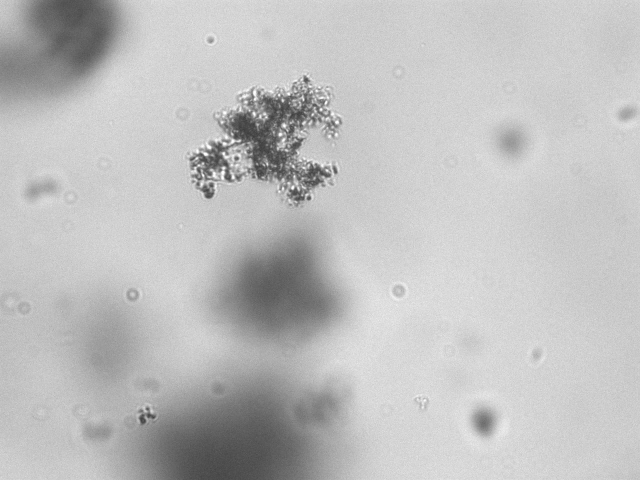
#> input picture legacy/openCV/flocs/Image 32381.jpg, 1280 x 960 px, found by its file name (shown at 1/2 size)
$ python edgeRemoval.py
#> lines starting #> are read from the running program, lines starting #| are printed output that depends on the picture; after the words box and inside, x2 and y2 are one past the last pixel; in counts of white or black regions, pixels touching at a corner belong together
import cv2
import numpy as np
from matplotlib import pyplot as plt

'''
height, width = img.shape()

#Edges matrix to create mask
edges = cv2.Canny(closed, 130, 200)

mask = np.pad(edges, pad_width=1, mode="constant", constant_values=0)

#Top
for i in range width:
    if img(0,i) == 255:
        img_Out = cv2.floodFill(img, mask, (x,y), 0)

#Bottom

#Left

#Right
'''

img = cv2.imread('../images/flocs/Image 32381.jpg',0)
#> img is the input picture: shape (960, 1280); min 53, max 255, mean 190.6
# on the left border
#img = cv2.imread('../images/flocs/Image 32406.jpg',0)

blur1 = cv2.bilateralFilter(img,5,10,10)
blur2 = cv2.GaussianBlur(img, (5,5), 10)

t1=cv2.adaptiveThreshold(blur1, 255, cv2.ADAPTIVE_THRESH_GAUSSIAN_C,cv2.THRESH_BINARY_INV,9,7)
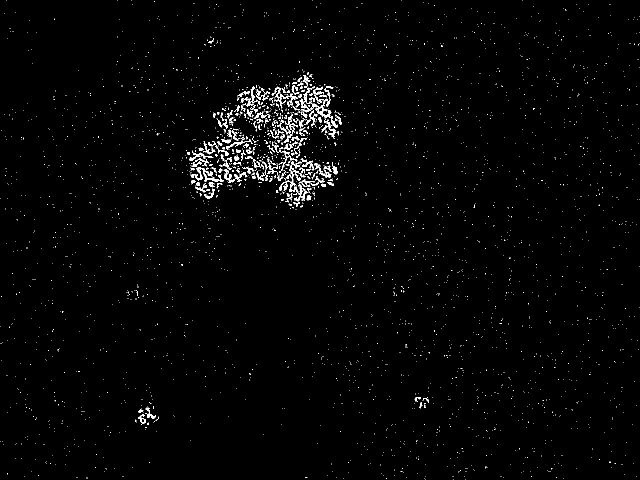
#> t1: shape (960, 1280) (shown at 1/2 size); 1.5% white in thin lines or dots
t2=cv2.adaptiveThreshold(blur2, 255, cv2.ADAPTIVE_THRESH_GAUSSIAN_C,cv2.THRESH_BINARY_INV,9,7)
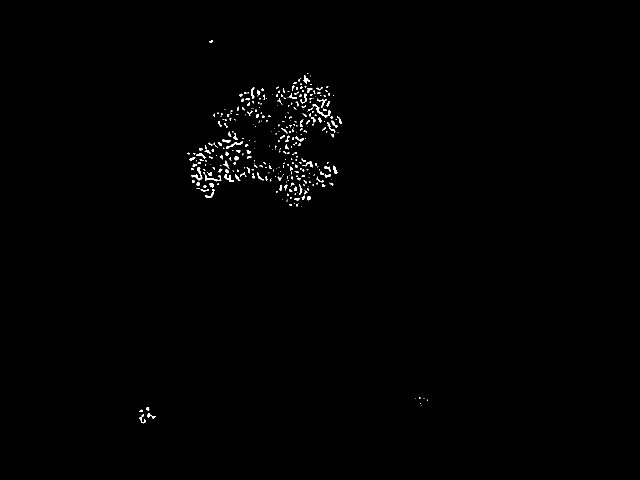
#> t2: shape (960, 1280) (shown at 1/2 size); 0.54% white; 348 white regions (233 under 20 px), largest, box (x1, y1, x2, y2) and area: (625, 208, 661, 236) 193, (383, 335, 405, 361) 163, (407, 344, 443, 363) 140


# kernel = np.ones((4,4),np.uint8)
# opened_1 = cv2.morphologyEx(t1, cv2.MORPH_OPEN, kernel)
# opened_2 = cv2.morphologyEx(t2, cv2.MORPH_OPEN, kernel)

kernel = np.ones((4,4),np.uint8)
dilation_1 = cv2.dilate(t1,kernel,iterations = 2)
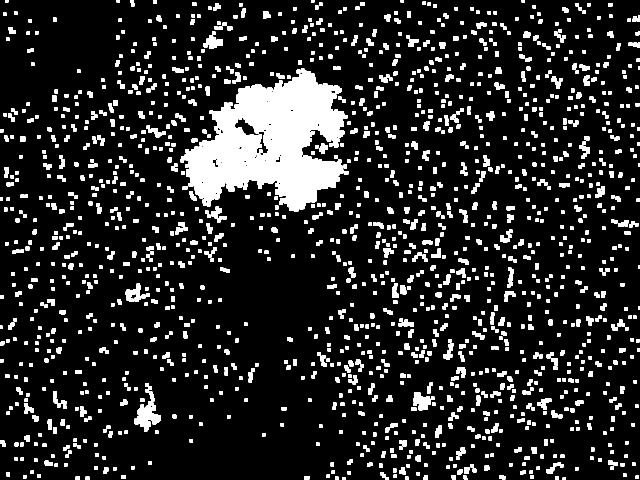
#> dilation_1: shape (960, 1280) (shown at 1/2 size); 13.7% white; 1586 white regions, largest, box (x1, y1, x2, y2) and area: (361, 137, 695, 424) 54089, (269, 766, 322, 863) 2032, (826, 784, 861, 821) 888
dilation_2 = cv2.dilate(t2,kernel,iterations = 2)
#> dilation_2: shape (960, 1280); 2.9% white; 16 white regions, largest, box (x1, y1, x2, y2) and area: (536, 144, 687, 418) 18828, (373, 260, 563, 400) 10985, (471, 172, 540, 249) 2909


kernel = np.ones((4,4),np.uint8)
opened_1 = cv2.morphologyEx(dilation_1, cv2.MORPH_OPEN, kernel)
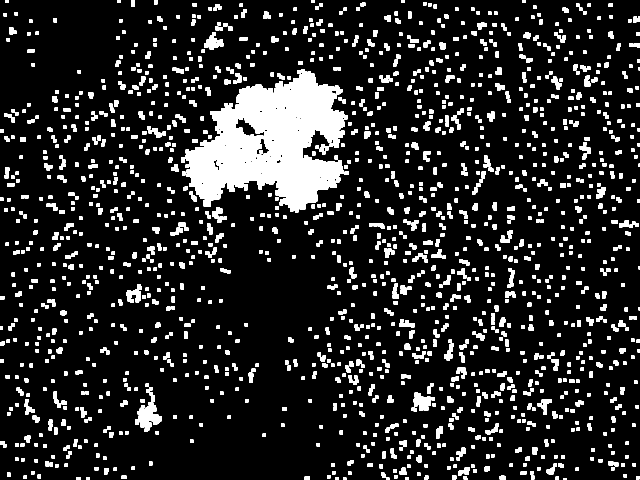
#> opened_1: shape (960, 1280) (shown at 1/2 size); 13.7% white; 1586 white regions, largest, box (x1, y1, x2, y2) and area: (362, 138, 696, 425) 54089, (270, 767, 323, 864) 2032, (827, 785, 862, 822) 888
opened_2 = cv2.morphologyEx(dilation_2, cv2.MORPH_OPEN, kernel)
#> opened_2: shape (960, 1280); 2.9% white; 16 white regions, largest, box (x1, y1, x2, y2) and area: (537, 145, 688, 419) 18828, (374, 261, 564, 401) 10985, (472, 173, 541, 250) 2909

kernel = np.ones((8,8),np.uint8)
closed_1 = cv2.morphologyEx(opened_1, cv2.MORPH_CLOSE, kernel)
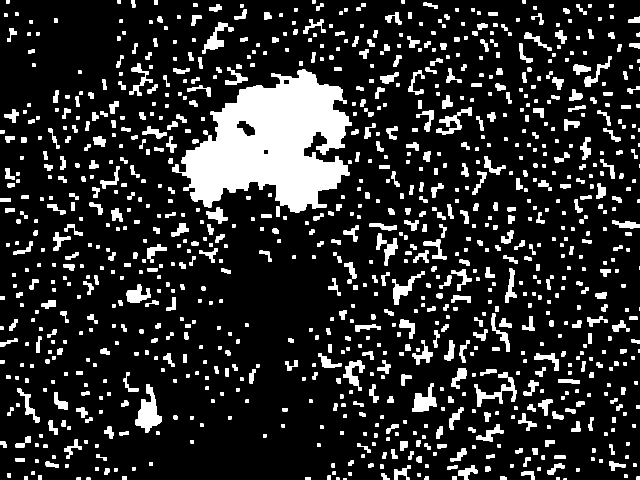
#> closed_1: shape (960, 1280) (shown at 1/2 size); 15% white; 1013 white regions (4 under 20 px), largest, box (x1, y1, x2, y2) and area: (344, 139, 704, 426) 58931, (271, 768, 324, 865) 2405, (824, 767, 873, 824) 1411
closed_2 = cv2.morphologyEx(opened_2, cv2.MORPH_CLOSE, kernel)
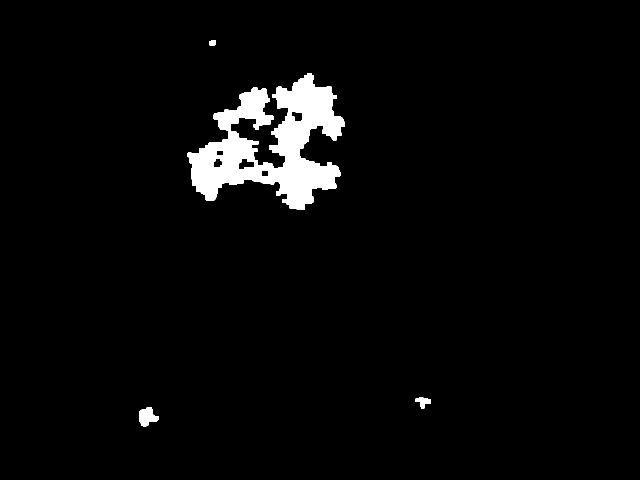
#> closed_2: shape (960, 1280) (shown at 1/2 size); 3.4% white; 4 white regions, box (x1, y1, x2, y2) and area: (375, 146, 689, 420) 40079, (278, 815, 317, 853) 961, (831, 794, 862, 817) 404, (418, 80, 432, 92) 149

height, width = closed_2.shape
#> height = 960; width = 1280
print(height)
#| 960
print(width)
#| 1280
output = closed_2.copy()
#Edges matrix to create mask
#edges = cv2.Canny(output, 130, 200)
#mask = np.pad(edges, pad_width=1, mode="constant", constant_values=0)

cv2.cvtColor(output,cv2.COLOR_GRAY2RGB)
mask = np.zeros((height+2,width+2), np.uint8)
#Top
diff = (6, 6, 6)
cv2.floodFill(output, mask, (955,279), [0,0,0])
print(output[955,279])
#| 0

# [5 lines of commented-out code are left out]

plt.subplot(231), plt.imshow(cv2.cvtColor(img, cv2.COLOR_GRAY2RGB)), plt.title('Original')
plt.xticks([]), plt.yticks([])
# [4 lines of commented-out code are left out]

plt.subplot(233), plt.imshow(cv2.cvtColor(dilation_2, cv2.COLOR_GRAY2RGB)), plt.title('Gaussian dilation')
plt.xticks([]), plt.yticks([])
plt.subplot(234), plt.imshow(cv2.cvtColor(closed_1, cv2.COLOR_GRAY2RGB)), plt.title('Bilateral close')
plt.xticks([]), plt.yticks([])
plt.subplot(235), plt.imshow(cv2.cvtColor(closed_2, cv2.COLOR_GRAY2RGB)), plt.title('Gaussian close')
plt.xticks([]), plt.yticks([])
plt.subplot(236), plt.imshow(cv2.cvtColor(output, cv2.COLOR_GRAY2RGB)), plt.title('output')
plt.xticks([]), plt.yticks([])
plt.show()
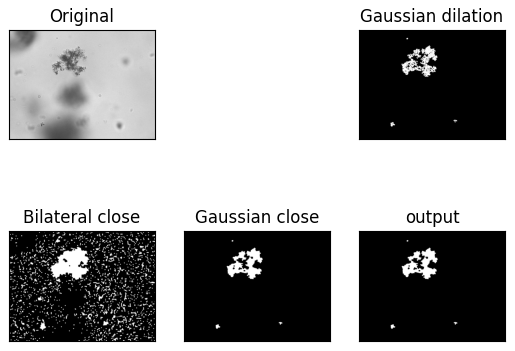
#> figure drawn by matplotlib, 5 panels


################# Section 2


# rows,cols,channels=img.shape
# white=255

# Boundary floc removal
# uchar white(255);
#
# // do top and bottom row
# for(int y = 0; y < image.rows; y += image.rows-1)
# {
#     uchar* row = image.ptr<uchar>(y)
#     for(int x = 0; x < image.cols; ++x)
#     {
#         if(row[x] == white)
#         {
#             cv::floodFill(image, cv::Point(x,y), cv::Scalar(0), (cv::Rect*)0, cv::Scalar(), cv::Scalar(200));
#         }
#     }
# }
# // fix left and right sides
# for(int y = 0; y < image.rows; ++y)
# {
#     row = image.ptr<uchar>(y)
#     for(int x = 0; x < image.cols; x += image.cols - 1)
#     {
#         if(row[x] == white)
#         {
#             cv::floodFill(image, cv::Point(x,y), cv::Scalar(0), (cv::Rect*)0, cv::Scalar(), cv::Scalar(200));
#         }
#     }

#Old version
# ###### Loading image and thresholding
#
# #img = cv2.imread('../images/flocs/Image 32373.jpg',0)
# img = cv2.imread('../images/flocs/Image 32343.jpg',0)
#
#
# #switch it to greyscale
# #img_grey = cv2.cvtColor(img, cv2.COLOR_BGR2GRAY)
#
# blur = cv2.GaussianBlur(img, (11, 11), 0)
# #retval, t1 = cv2.threshold(blur, 100, 255, cv2.THRESH_BINARY_INV)
#
#
# '''retval, t2 = cv2.threshold(blur,0,255,cv2.THRESH_BINARY+cv2.THRESH_OTSU)
# t3=cv2.adaptiveThreshold(blur, 255, cv2.ADAPTIVE_THRESH_GAUSSIAN_C,cv2.THRESH_BINARY_INV,11,2)
#
# #th3 = cv2.adaptiveThreshold(img,255,cv2.ADAPTIVE_THRESH_GAUSSIAN_C,cv2.THRESH_BINARY,11,2)
# blur = cv2.GaussianBlur(img, (5, 5), 0)
# #retval, t1 = cv2.threshold(blur, 100, 255, cv2.THRESH_BINARY_INV)'''
#
#
# retval, t2 = cv2.threshold(blur,0,255,cv2.THRESH_BINARY+cv2.THRESH_OTSU)
#

# # ret3,th3 = cv2.threshold(blur,0,255,cv2.THRESH_BINARY+cv2.THRESH_OTSU)
# #th3 = cv2.adaptiveThreshold(img,255,cv2.ADAPTIVE_THRESH_GAUSSIAN_C,cv2.THRESH_BINARY,11,2)
#
#
# thresh = t3
# ######
#
# print(thresh.shape)
#
# ##### Closing
# kernel = np.ones((4,4),np.uint8)
# opened = cv2.morphologyEx(thresh, cv2.MORPH_OPEN, kernel)
#
# kernel = np.ones((13,13),np.uint8)
# closed = cv2.morphologyEx(opened, cv2.MORPH_CLOSE, kernel)
# #opened = cv2.morphologyEx(closed, cv2.MORPH_OPEN, kernel)
#
#
# edges = cv2.Canny(closed, 130, 200)
# mask = np.pad(edges, pad_width=1, mode="constant", constant_values=0)
# fld_IMG = closed.copy()
#
#
# cv2.floodFill(fld_IMG, mask, (960, 100), (255,255,255))
# inverted_Flood = cv2.bitwise_not(fld_IMG)
# img_Out = (inverted_Flood | closed)
# '''cv2.imshow('closing', closed)
# cv2.imshow('t3', t3)
#
# cv2.waitKey(0)
# cv2.destroyAllWindows()'''
#
#
# plt.subplot(231), plt.imshow(cv2.cvtColor(img, cv2.COLOR_GRAY2RGB)), plt.title('Original')
# plt.xticks([]), plt.yticks([])
# plt.subplot(232), plt.imshow(cv2.cvtColor(t2, cv2.COLOR_GRAY2RGB)), plt.title('thresholding')
# plt.xticks([]), plt.yticks([])
# plt.subplot(233), plt.imshow(cv2.cvtColor(t3, cv2.COLOR_GRAY2RGB)), plt.title('gaussian thresholding')
# plt.xticks([]), plt.yticks([])
# plt.subplot(234), plt.imshow(cv2.cvtColor(closed, cv2.COLOR_GRAY2RGB)), plt.title('closed')
# plt.xticks([]), plt.yticks([])
# plt.subplot(235), plt.imshow(cv2.cvtColor(opened, cv2.COLOR_GRAY2RGB)), plt.title('opened')
# plt.xticks([]), plt.yticks([])
# plt.subplot(236), plt.imshow(cv2.cvtColor(blur, cv2.COLOR_GRAY2RGB)), plt.title('blur')
# plt.xticks([]), plt.yticks([])
#
# plt.show()

$ run again, with legacy/openCV/flocs/Image 32341.jpg copied over legacy/openCV/flocs/Image 32381.jpg
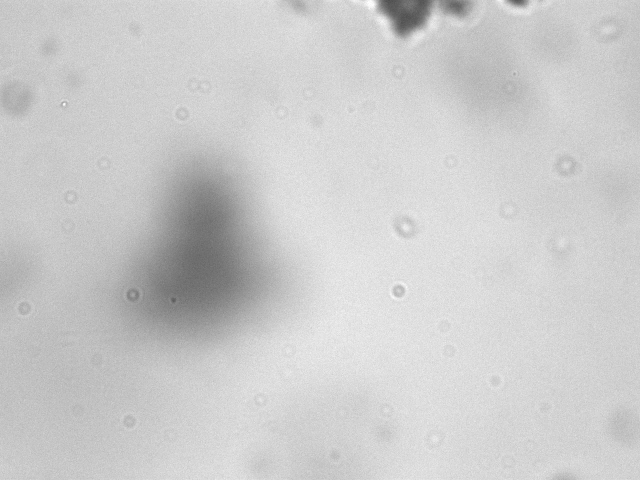
#> input picture legacy/openCV/flocs/Image 32341.jpg, 1280 x 960 px, found by its file name (shown at 1/2 size)
#> img is the input picture: shape (960, 1280); min 74, max 255, mean 203.3
#> `t1=cv2.adaptiveThreshold(blur1, 255, cv2.ADAPTIVE_THRESH_GAUSSIAN_C,cv..`:
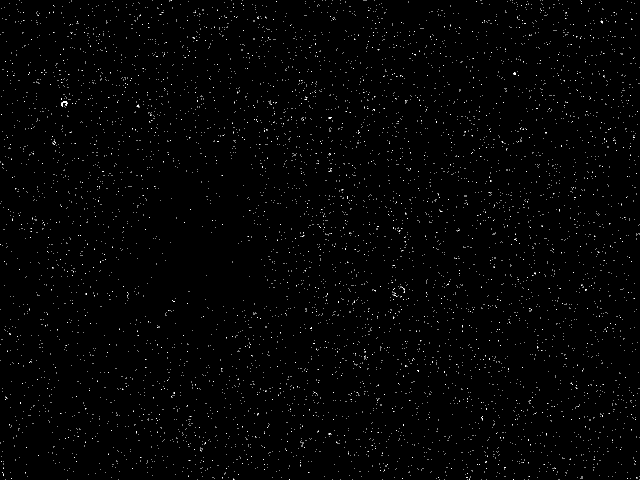
#> t1: shape (960, 1280) (shown at 1/2 size); 0.71% white in thin lines or dots
#> t2: shape (960, 1280); 0% white in thin lines or dots, all inside (x1, y1, x2, y2) = (122, 146, 1030, 212)
#> dilation_1: shape (960, 1280); 21.4% white; 2722 white regions, largest, box (x1, y1, x2, y2) and area: (778, 563, 821, 606) 975, (354, 830, 389, 898) 873, (120, 185, 163, 219) 833
#> dilation_2: shape (960, 1280); 0.02% white; 2 white regions, box (x1, y1, x2, y2) and area: (120, 201, 138, 216) 196, (1026, 144, 1034, 154) 79
#> opened_1: shape (960, 1280); 21.4% white; 2722 white regions (7 under 20 px), largest, box (x1, y1, x2, y2) and area: (779, 564, 822, 607) 975, (355, 831, 390, 899) 873, (121, 186, 164, 220) 833
#> opened_2: shape (960, 1280); 0.02% white; 2 white regions, box (x1, y1, x2, y2) and area: (121, 202, 139, 217) 196, (1027, 145, 1035, 155) 79
#> `closed_1 = cv2.morphologyEx(opened_1, cv2.MORPH_CLOSE, kernel)`:
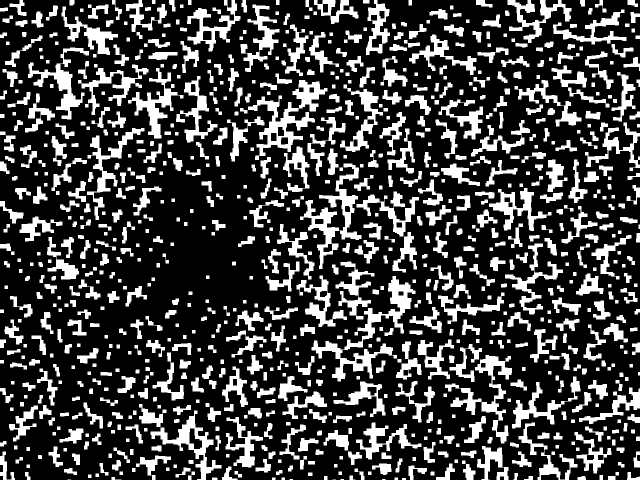
#> closed_1: shape (960, 1280) (shown at 1/2 size); 26.1% white; 911 white regions (5 under 20 px), largest, box (x1, y1, x2, y2) and area: (623, 552, 831, 763) 8222, (496, 160, 655, 320) 7084, (600, 327, 723, 538) 6411
#> closed_2: shape (960, 1280); 0.02% white; 2 white regions, box (x1, y1, x2, y2) and area: (122, 203, 140, 218) 201, (1028, 146, 1036, 156) 79
#| 960
#| 1280
#| 0

$ run again, with legacy/openCV/flocs/Image 32342.jpg copied over legacy/openCV/flocs/Image 32381.jpg
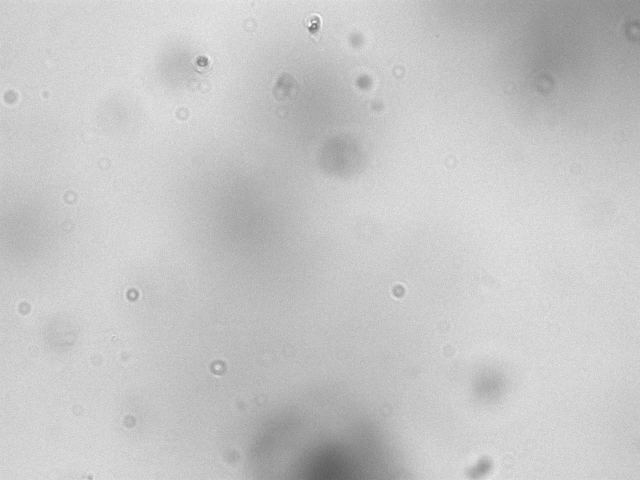
#> input picture legacy/openCV/flocs/Image 32342.jpg, 1280 x 960 px, found by its file name (shown at 1/2 size)
#> img is the input picture: shape (960, 1280); min 84, max 255, mean 198
#> `t1=cv2.adaptiveThreshold(blur1, 255, cv2.ADAPTIVE_THRESH_GAUSSIAN_C,cv..`:
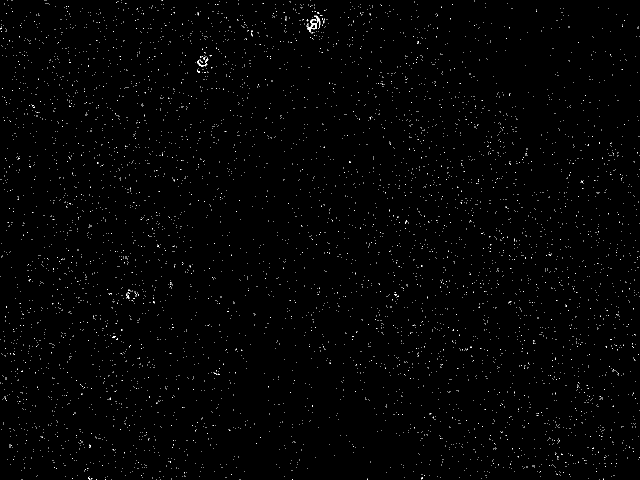
#> t1: shape (960, 1280) (shown at 1/2 size); 0.67% white in thin lines or dots
#> t2: shape (960, 1280); 0.01% white in thin lines or dots, all inside (x1, y1, x2, y2) = (228, 35, 638, 674)
#> dilation_1: shape (960, 1280); 19.4% white; 2467 white regions, largest, box (x1, y1, x2, y2) and area: (597, 0, 662, 84) 2483, (388, 92, 429, 164) 1542, (230, 577, 282, 612) 868
#> dilation_2: shape (960, 1280); 0.09% white; 6 white regions, box (x1, y1, x2, y2) and area: (615, 33, 642, 64) 594, (406, 114, 419, 135) 204, (393, 118, 406, 136) 185, (395, 141, 403, 149) 63, (272, 585, 279, 592) 49, (226, 671, 233, 678) 49
#> opened_1: shape (960, 1280); 19.3% white; 2467 white regions (2 under 20 px), largest, box (x1, y1, x2, y2) and area: (598, 0, 663, 85) 2490, (389, 93, 430, 165) 1542, (231, 578, 283, 613) 868
#> opened_2: shape (960, 1280); 0.09% white; 6 white regions, box (x1, y1, x2, y2) and area: (616, 34, 643, 65) 594, (407, 115, 420, 136) 204, (394, 119, 407, 137) 185, (396, 142, 404, 150) 63, (273, 586, 280, 593) 49, (227, 672, 234, 679) 49
#> `closed_1 = cv2.morphologyEx(opened_1, cv2.MORPH_CLOSE, kernel)`:
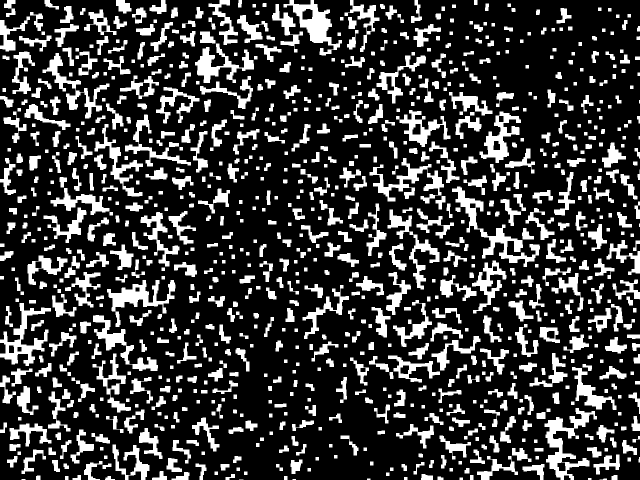
#> closed_1: shape (960, 1280) (shown at 1/2 size); 23% white; 976 white regions (5 under 20 px), largest, box (x1, y1, x2, y2) and area: (904, 373, 1080, 534) 5122, (1089, 816, 1194, 960) 4917, (567, 0, 684, 111) 4194
#> closed_2: shape (960, 1280); 0.1% white; 4 white regions, box (x1, y1, x2, y2) and area: (617, 35, 644, 66) 602, (395, 116, 421, 151) 548, (274, 587, 281, 594) 49, (228, 673, 235, 680) 49
#| 960
#| 1280
#| 0
